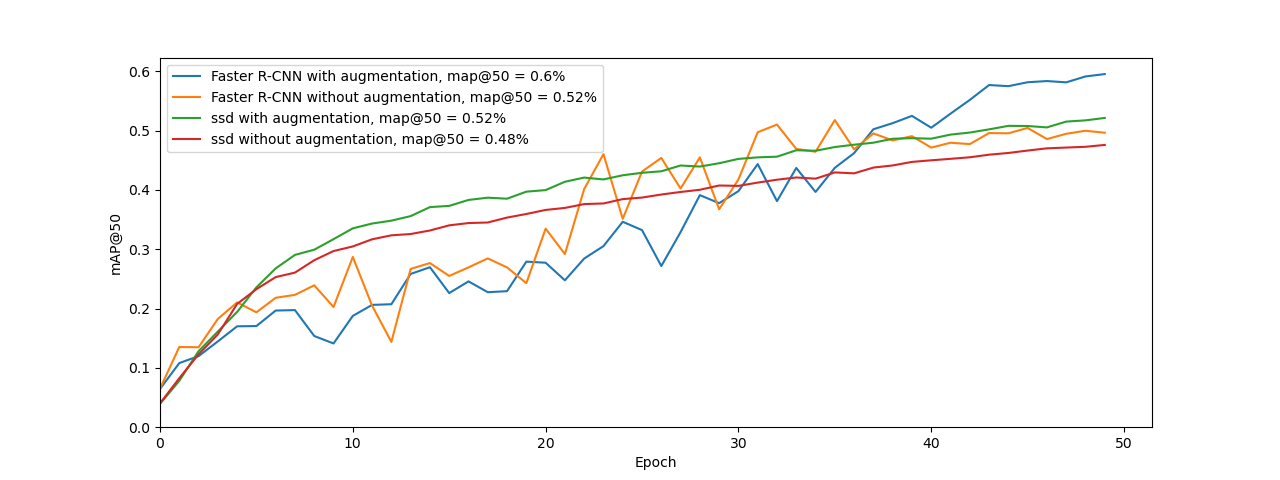

The script that saved this image:
import csv
import json
import numpy as np
import matplotlib.pyplot as plt 

faster_rcnn_noaug_map = []
faster_rcnn_aug_map = []
ssd_noaug_map = []
ssd_aug_map = []


with open('/home/kornwolfd/ML_CV_practicalCourse/plots/plotData/lightning_logs_goodAug.csv') as file:  
    lines = csv.reader(file, delimiter=',') 
    for row in lines: 
        if 'Step' in row:
            continue
        ssd_aug_map.append(float(row[2]))

with open('/home/kornwolfd/ML_CV_practicalCourse/plots/plotData/goodBase.csv') as f:  
    lines = csv.reader(f, delimiter=',') 
    for row in lines: 
        if 'Step' in row:
            continue
        ssd_noaug_map.append(float(row[2]))

with open('/home/kornwolfd/ML_CV_practicalCourse/plots/plotData/fasterrcnn_dfg_aug.json') as f:
    result_file = json.load(f)
    for epoch in result_file.values():
        faster_rcnn_aug_map.append(float(epoch['validation_map']))

with open('/home/kornwolfd/ML_CV_practicalCourse/plots/plotData/fasterrcnn_dfg_noaug.json') as f:
    result_file = json.load(f)
    for epoch in result_file.values():
        faster_rcnn_noaug_map.append(float(epoch['validation_map']))





plt.figure(figsize=(12.8, 4.8))
plt.plot(np.arange(50), faster_rcnn_aug_map, linestyle = 'solid', label = "Faster R-CNN with augmentation, map@50 = " + str(round(max(faster_rcnn_aug_map),2)) +"%") 
plt.plot(np.arange(50), faster_rcnn_noaug_map, linestyle = 'solid', label = "Faster R-CNN without augmentation, map@50 = " + str(round(max(faster_rcnn_noaug_map),2)) +"%") 
plt.plot(np.arange(50), ssd_aug_map[:50], linestyle = 'solid', label = "ssd with augmentation, map@50 = " + str(round(max(ssd_aug_map[:50]),2)) +"%") 
plt.plot(np.arange(50), ssd_noaug_map[:50], linestyle = 'solid', label = "ssd without augmentation, map@50 = " + str(round(max(ssd_noaug_map[:50]),2)) +"%") 

  
plt.minorticks_off()
plt.xlim(0)
plt.xscale('linear')
plt.ylim(0)
plt.yscale('linear')
plt.xlabel('Epoch') 
plt.ylabel('mAP@50') 
plt.legend() 

plt.savefig('/home/kornwolfd/ML_CV_practicalCourse/plots/DFGComparison.png')